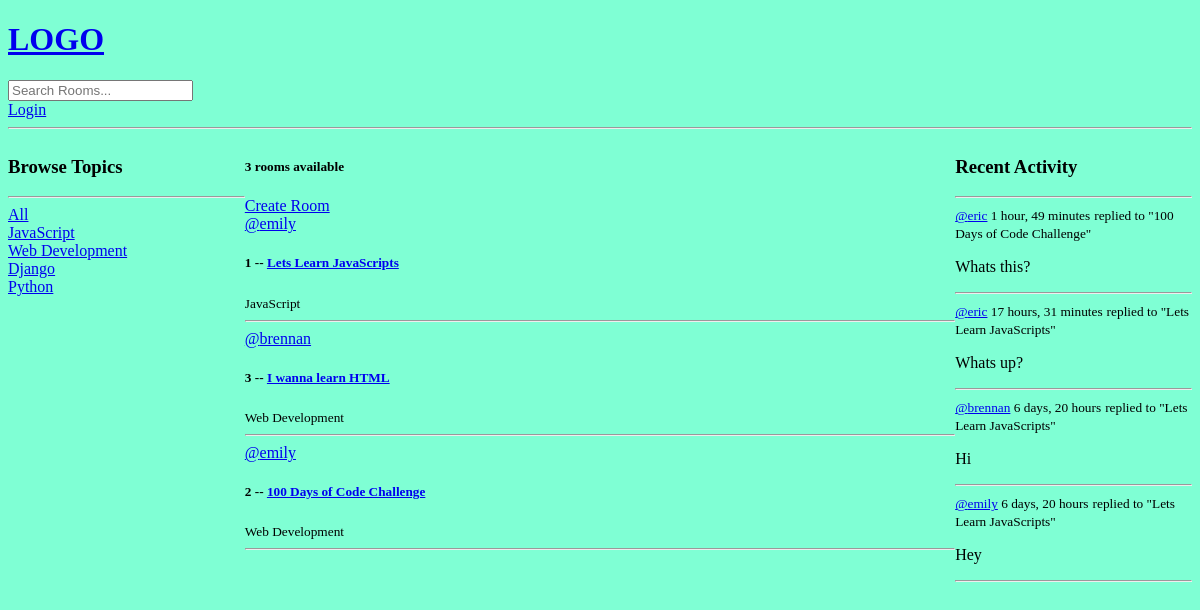
Before: / with the older database file.
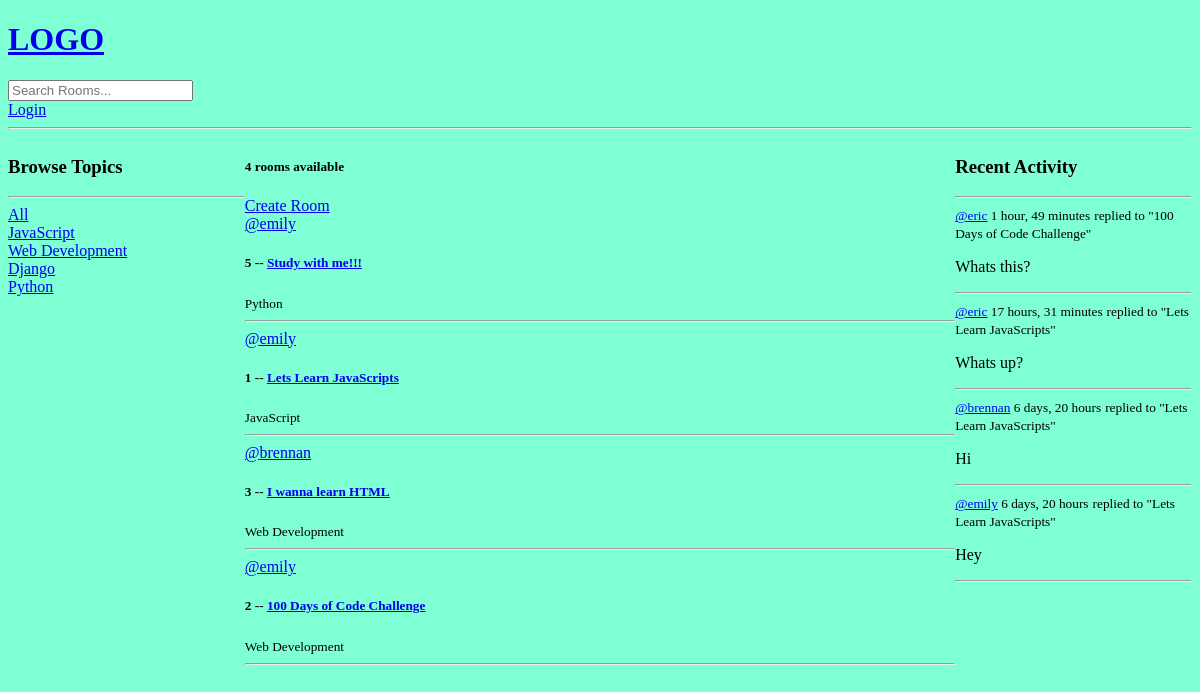
After: the same page with the newer database file.
### base/models.py (models this page shows)
class Topic(models.Model):
    name = models.CharField(max_length=200)
    def __str__(self):
        return self.name

class Room(models.Model):
    host = models.ForeignKey(User, on_delete=models.SET_NULL, null=True )
    topic = models.ForeignKey(Topic, on_delete=models.SET_NULL, null=True)
    name = models.CharField(max_length=200)
    description = models.TextField(null=True, blank=True)
    participants = models.ManyToManyField(User, related_name='participants', blank=True)
    updated = models.DateTimeField(auto_now=True)
    created = models.DateTimeField(auto_now_add=True)
    class Meta:
        ordering = ['-updated', '-created']
    def __str__(self):
        return self.name

class Message(models.Model):
    user = models.ForeignKey(User, on_delete=models.CASCADE)
    room = models.ForeignKey(Room, on_delete=models.CASCADE)
    body = models.TextField()
    updated = models.DateTimeField(auto_now=True)
    created = models.DateTimeField(auto_now_add=True)
    class Meta:
        ordering = ['-updated', '-created']
    def __str__(self):
        return self.body[0:50]

### base/views.py (the view)
# urls.py: path('', views.home, name="home"),
def home(request):
    q = request.GET.get('q') if request.GET.get('q') != None else ''
    rooms = Room.objects.filter(
        Q(topic__name__icontains=q) |
        Q(name__icontains=q) |
        Q(description__icontains=q)
        )
    topics = Topic.objects.all()
    room_count = rooms.count()
    room_messages = Message.objects.filter(Q(room__topic__name__icontains=q))
    context = {'rooms': rooms, 'topics': topics,
    'room_count': room_count, 'room_messages': room_messages}
    return render(request, 'base/home.html', context)

### base/templates/base/home.html (shortened to what this page needs)
{% extends 'main.html' %}
{% block content %}
<div class="home-container">
    <div>
        {% include 'base/topics_component.html' %}
    </div>
    <div>
        <h5>{{room_count}} rooms available</h5>
        <a href="{% url 'create-room' %}">Create Room</a>
        {% include 'base/feed_component.html' %}
    </div>
    <div>
        {% include 'base/activity_component.html' %}
    </div>
</div>
{% endblock %}

### base/templates/base/topics_component.html
<h3>Browse Topics</h3>
<hr>
<div>
    <a href="{% url 'home' %}">All</a>
</div>
{% for topic in topics %}
<div>
    <a href="{% url 'home' %}?q={{topic.name}}">{{topic}}</a>
</div>
{% endfor %}

### base/templates/base/feed_component.html (shortened to what this page needs)
<div>
    {% for room in rooms %}
    <div>
        <a href="{% url 'user-profile' room.host.id %}">@{{room.host.username}}</a>
        <h5>{{room.id}} -- <a href="{% url 'room' room.id %}">{{room.name}}</a></h5>
        <small>{{room.topic.name}}</small>
        <hr>
    </div>
    {% endfor %}
</div>

### base/templates/base/activity_component.html (shortened to what this page needs)
<h3>Recent Activity</h3>
<hr>
{% for message in room_messages %}
    <div>
        <small><a href="{% url 'user-profile' message.user.id %}">@{{message.user}}</a>  {{message.created|timesince}}</small>
        <small>replied to "{{message.room}}"</small>
        <p>{{message}}</p>
        <hr>
    </div>
{% endfor %}

Changed rows visible on the page:
added Room: host.username "emily", id "5", name "Study with me!!!", topic.name "Python"
Other visible differences:
{{ room_count }}: "3" → "4"
